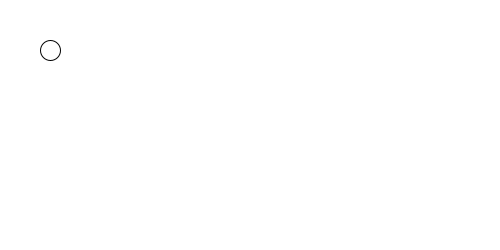
Frame 1 (no input)
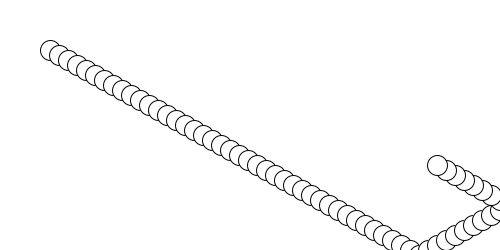
Frame 60 (the mouse pressed at the canvas centre just before this capture)
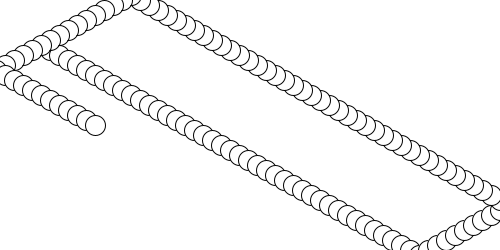
Frame 120 (the mouse held since frame 60 and released just before this capture)

The Processing sketch that drew these frames (run headless with seeded random() and noise(); from frame 60 on, the mouse is pressed at the canvas centre):

// Processing sketch: processing_127540
// ── processing_127540.pde

int x = 50;        // variables
int y = 50;

int dx = 9;        // velocity (9,5)
int dy = 5;

void setup() {  //setup function called initially, only once
  size(500, 250);
  background(255);  //set background white

}

void draw() {  //draw function loops 
  ellipse(x,y,20,20);
  x = x + dx;
  y = y + dy;
  
  if (x > 500) {        // X axis collision
      dx = -9;
  }
  else if (x < 0) {
      dx = 9;
  }
  
  if (y > 250)  {      // Y axis collision
      dy *= -1;        // the same as dy = dy*(-1)
  }
  else if (y < 0) {
      dy *= -1;
  }
}
